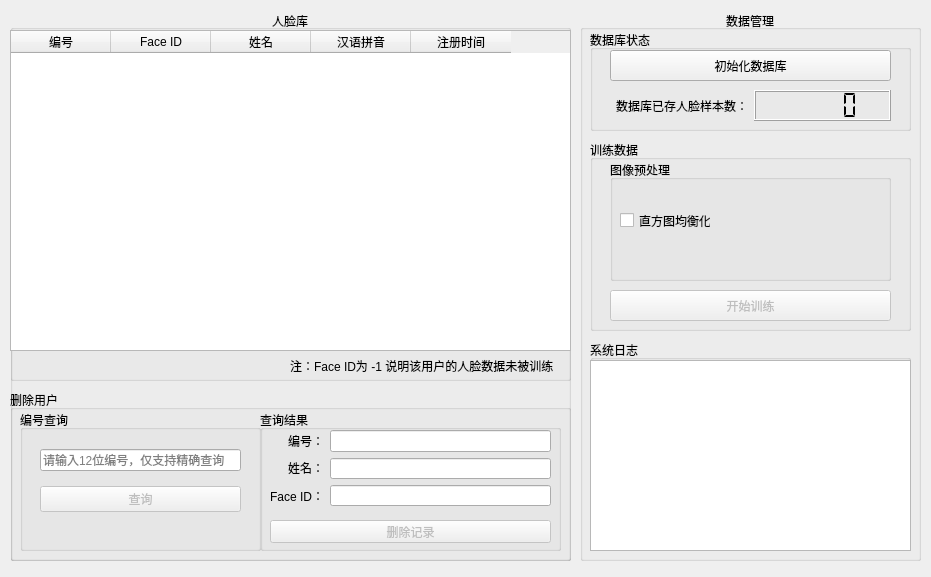
<?xml version="1.0" encoding="UTF-8"?>
<ui version="4.0">
 <class>dataManageUI</class>
 <widget class="QWidget" name="dataManageUI">
  <property name="geometry">
   <rect>
    <x>0</x>
    <y>0</y>
    <width>931</width>
    <height>577</height>
   </rect>
  </property>
  <property name="windowTitle">
   <string>OpenCV Face Recognition System - DataManage</string>
  </property>
  <widget class="QGroupBox" name="dbManageGroupBox">
   <property name="geometry">
    <rect>
     <x>580</x>
     <y>10</y>
     <width>341</width>
     <height>551</height>
    </rect>
   </property>
   <property name="title">
    <string>数据管理</string>
   </property>
   <property name="alignment">
    <set>Qt::AlignCenter</set>
   </property>
   <widget class="QGroupBox" name="dbStatusGroupBox">
    <property name="geometry">
     <rect>
      <x>10</x>
      <y>20</y>
      <width>321</width>
      <height>101</height>
     </rect>
    </property>
    <property name="title">
     <string>数据库状态</string>
    </property>
    <widget class="QWidget" name="layoutWidget_4">
     <property name="geometry">
      <rect>
       <x>20</x>
       <y>60</y>
       <width>281</width>
       <height>31</height>
      </rect>
     </property>
     <layout class="QHBoxLayout" name="dbUserCountHorizontalLayout">
      <item>
       <widget class="QLabel" name="dbUserCountLabel">
        <property name="text">
         <string>数据库已存人脸样本数：</string>
        </property>
        <property name="alignment">
         <set>Qt::AlignRight|Qt::AlignTrailing|Qt::AlignVCenter</set>
        </property>
       </widget>
      </item>
      <item>
       <widget class="QLCDNumber" name="dbUserCountLcdNum">
        <property name="segmentStyle">
         <enum>QLCDNumber::Flat</enum>
        </property>
       </widget>
      </item>
     </layout>
    </widget>
    <widget class="QPushButton" name="initDbButton">
     <property name="geometry">
      <rect>
       <x>20</x>
       <y>20</y>
       <width>281</width>
       <height>31</height>
      </rect>
     </property>
     <property name="text">
      <string>初始化数据库</string>
     </property>
    </widget>
   </widget>
   <widget class="QGroupBox" name="trainGroupBox">
    <property name="geometry">
     <rect>
      <x>10</x>
      <y>130</y>
      <width>321</width>
      <height>191</height>
     </rect>
    </property>
    <property name="title">
     <string>训练数据</string>
    </property>
    <widget class="QGroupBox" name="imgPreprocessGroupBox">
     <property name="geometry">
      <rect>
       <x>20</x>
       <y>20</y>
       <width>281</width>
       <height>121</height>
      </rect>
     </property>
     <property name="title">
      <string>图像预处理</string>
     </property>
     <widget class="QCheckBox" name="equalizeHistCheckBox">
      <property name="geometry">
       <rect>
        <x>10</x>
        <y>40</y>
        <width>91</width>
        <height>41</height>
       </rect>
      </property>
      <property name="text">
       <string>直方图均衡化</string>
      </property>
     </widget>
    </widget>
    <widget class="QPushButton" name="trainButton">
     <property name="enabled">
      <bool>false</bool>
     </property>
     <property name="geometry">
      <rect>
       <x>20</x>
       <y>150</y>
       <width>281</width>
       <height>31</height>
      </rect>
     </property>
     <property name="toolTip">
      <string>数据库未完成初始化，请检查</string>
     </property>
     <property name="text">
      <string>开始训练</string>
     </property>
    </widget>
   </widget>
   <widget class="QGroupBox" name="logGroupBox">
    <property name="geometry">
     <rect>
      <x>10</x>
      <y>330</y>
      <width>321</width>
      <height>211</height>
     </rect>
    </property>
    <property name="title">
     <string>系统日志</string>
    </property>
    <widget class="QTextEdit" name="logTextEdit">
     <property name="geometry">
      <rect>
       <x>0</x>
       <y>20</y>
       <width>321</width>
       <height>191</height>
      </rect>
     </property>
    </widget>
   </widget>
  </widget>
  <widget class="QGroupBox" name="faceDbGroupBox">
   <property name="geometry">
    <rect>
     <x>10</x>
     <y>10</y>
     <width>561</width>
     <height>551</height>
    </rect>
   </property>
   <property name="title">
    <string>人脸库</string>
   </property>
   <property name="alignment">
    <set>Qt::AlignCenter</set>
   </property>
   <widget class="QGroupBox" name="deleteUserGroupBox">
    <property name="geometry">
     <rect>
      <x>0</x>
      <y>380</y>
      <width>561</width>
      <height>171</height>
     </rect>
    </property>
    <property name="title">
     <string>删除用户</string>
    </property>
    <widget class="QGroupBox" name="queryUserGroupBox">
     <property name="geometry">
      <rect>
       <x>10</x>
       <y>20</y>
       <width>241</width>
       <height>141</height>
      </rect>
     </property>
     <property name="title">
      <string>编号查询</string>
     </property>
     <widget class="QLabel" name="queryResultLabel">
      <property name="geometry">
       <rect>
        <x>20</x>
        <y>110</y>
        <width>201</width>
        <height>21</height>
       </rect>
      </property>
      <property name="frameShape">
       <enum>QFrame::NoFrame</enum>
      </property>
      <property name="text">
       <string/>
      </property>
      <property name="alignment">
       <set>Qt::AlignCenter</set>
      </property>
     </widget>
     <widget class="QWidget" name="layoutWidget">
      <property name="geometry">
       <rect>
        <x>20</x>
        <y>30</y>
        <width>201</width>
        <height>81</height>
       </rect>
      </property>
      <layout class="QVBoxLayout" name="verticalLayout">
       <item>
        <widget class="QLineEdit" name="queryUserLineEdit">
         <property name="placeholderText">
          <string>请输入12位编号，仅支持精确查询</string>
         </property>
        </widget>
       </item>
       <item>
        <widget class="QPushButton" name="queryUserButton">
         <property name="enabled">
          <bool>false</bool>
         </property>
         <property name="toolTip">
          <string>数据库未完成初始化，请检查</string>
         </property>
         <property name="text">
          <string>查询</string>
         </property>
        </widget>
       </item>
      </layout>
     </widget>
    </widget>
    <widget class="QGroupBox" name="queryResultGroupBox">
     <property name="geometry">
      <rect>
       <x>250</x>
       <y>20</y>
       <width>301</width>
       <height>141</height>
      </rect>
     </property>
     <property name="title">
      <string>查询结果</string>
     </property>
     <widget class="QWidget" name="layoutWidget_3">
      <property name="geometry">
       <rect>
        <x>10</x>
        <y>20</y>
        <width>281</width>
        <height>76</height>
       </rect>
      </property>
      <layout class="QHBoxLayout" name="infoHorizontalLayout">
       <item>
        <layout class="QVBoxLayout" name="keyVerticalLayout">
         <item>
          <widget class="QLabel" name="stuIDLabel">
           <property name="frameShape">
            <enum>QFrame::NoFrame</enum>
           </property>
           <property name="text">
            <string>编号：</string>
           </property>
           <property name="alignment">
            <set>Qt::AlignRight|Qt::AlignTrailing|Qt::AlignVCenter</set>
           </property>
          </widget>
         </item>
         <item>
          <widget class="QLabel" name="cnNameLabel">
           <property name="frameShape">
            <enum>QFrame::NoFrame</enum>
           </property>
           <property name="text">
            <string>姓名：</string>
           </property>
           <property name="alignment">
            <set>Qt::AlignRight|Qt::AlignTrailing|Qt::AlignVCenter</set>
           </property>
          </widget>
         </item>
         <item>
          <widget class="QLabel" name="faceIDLabel">
           <property name="frameShape">
            <enum>QFrame::NoFrame</enum>
           </property>
           <property name="text">
            <string>Face ID：</string>
           </property>
           <property name="alignment">
            <set>Qt::AlignRight|Qt::AlignTrailing|Qt::AlignVCenter</set>
           </property>
          </widget>
         </item>
        </layout>
       </item>
       <item>
        <layout class="QVBoxLayout" name="valueVerticalLayout">
         <item>
          <widget class="QLineEdit" name="stuIDLineEdit">
           <property name="focusPolicy">
            <enum>Qt::StrongFocus</enum>
           </property>
           <property name="readOnly">
            <bool>true</bool>
           </property>
          </widget>
         </item>
         <item>
          <widget class="QLineEdit" name="cnNameLineEdit">
           <property name="focusPolicy">
            <enum>Qt::StrongFocus</enum>
           </property>
           <property name="readOnly">
            <bool>true</bool>
           </property>
          </widget>
         </item>
         <item>
          <widget class="QLineEdit" name="faceIDLineEdit">
           <property name="focusPolicy">
            <enum>Qt::StrongFocus</enum>
           </property>
           <property name="readOnly">
            <bool>true</bool>
           </property>
          </widget>
         </item>
        </layout>
       </item>
      </layout>
     </widget>
     <widget class="QPushButton" name="deleteUserButton">
      <property name="enabled">
       <bool>false</bool>
      </property>
      <property name="geometry">
       <rect>
        <x>10</x>
        <y>110</y>
        <width>281</width>
        <height>23</height>
       </rect>
      </property>
      <property name="text">
       <string>删除记录</string>
      </property>
     </widget>
    </widget>
   </widget>
   <widget class="QGroupBox" name="dbVisualGroupBox">
    <property name="geometry">
     <rect>
      <x>0</x>
      <y>20</y>
      <width>561</width>
      <height>351</height>
     </rect>
    </property>
    <property name="title">
     <string/>
    </property>
    <widget class="QTableWidget" name="tableWidget">
     <property name="geometry">
      <rect>
       <x>0</x>
       <y>0</y>
       <width>561</width>
       <height>321</height>
      </rect>
     </property>
     <column>
      <property name="text">
       <string>编号</string>
      </property>
     </column>
     <column>
      <property name="text">
       <string>Face ID</string>
      </property>
     </column>
     <column>
      <property name="text">
       <string>姓名</string>
      </property>
     </column>
     <column>
      <property name="text">
       <string>汉语拼音</string>
      </property>
     </column>
     <column>
      <property name="text">
       <string>注册时间</string>
      </property>
     </column>
    </widget>
    <widget class="QLabel" name="tipLabel">
     <property name="geometry">
      <rect>
       <x>280</x>
       <y>320</y>
       <width>271</width>
       <height>31</height>
      </rect>
     </property>
     <property name="text">
      <string>注：Face ID为 -1 说明该用户的人脸数据未被训练</string>
     </property>
    </widget>
   </widget>
  </widget>
 </widget>
 <resources/>
 <connections/>
</ui>
